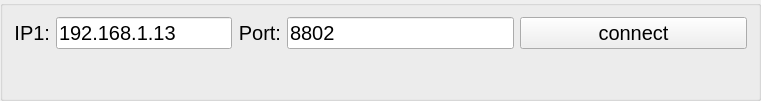
   <widget class="QGroupBox" name="groupBox">
    <property name="geometry">
     <rect>
      <x>-20</x>
      <y>0</y>
      <width>761</width>
      <height>101</height>
     </rect>
    </property>
    <property name="font">
     <font>
      <pointsize>15</pointsize>
     </font>
    </property>
    <property name="title">
     <string/>
    </property>
    <layout class="QGridLayout" name="gridLayout_7" columnstretch="0,0,0,0,1,1">
     <item row="0" column="3">
      <widget class="QLabel" name="label_2">
       <property name="font">
        <font>
         <pointsize>15</pointsize>
        </font>
       </property>
       <property name="text">
        <string>Port:</string>
       </property>
       <property name="alignment">
        <set>Qt::AlignRight|Qt::AlignTrailing|Qt::AlignVCenter</set>
       </property>
      </widget>
     </item>
     <item row="1" column="1">
      <widget class="QLabel" name="label_27">
       <property name="text">
        <string/>
       </property>
      </widget>
     </item>
     <item row="0" column="2">
      <widget class="QLineEdit" name="IP_Edit">
       <property name="sizePolicy">
        <sizepolicy hsizetype="Expanding" vsizetype="Preferred">
         <horstretch>0</horstretch>
         <verstretch>0</verstretch>
        </sizepolicy>
       </property>
       <property name="font">
        <font>
         <pointsize>15</pointsize>
        </font>
       </property>
       <property name="text">
        <string>192.168.1.13</string>
       </property>
      </widget>
     </item>
     <item row="0" column="1">
      <widget class="QLabel" name="label">
       <property name="font">
        <font>
         <pointsize>15</pointsize>
        </font>
       </property>
       <property name="text">
        <string>IP1:</string>
       </property>
       <property name="alignment">
        <set>Qt::AlignRight|Qt::AlignTrailing|Qt::AlignVCenter</set>
       </property>
      </widget>
     </item>
     <item row="0" column="4">
      <widget class="QLineEdit" name="port_Edit">
       <property name="sizePolicy">
        <sizepolicy hsizetype="Expanding" vsizetype="Preferred">
         <horstretch>0</horstretch>
         <verstretch>0</verstretch>
        </sizepolicy>
       </property>
       <property name="font">
        <font>
         <pointsize>15</pointsize>
        </font>
       </property>
       <property name="text">
        <string>8802</string>
       </property>
      </widget>
     </item>
     <item row="0" column="5">
      <widget class="QPushButton" name="connectBtn">
       <property name="text">
        <string>connect</string>
       </property>
      </widget>
     </item>
    </layout>
   </widget>
